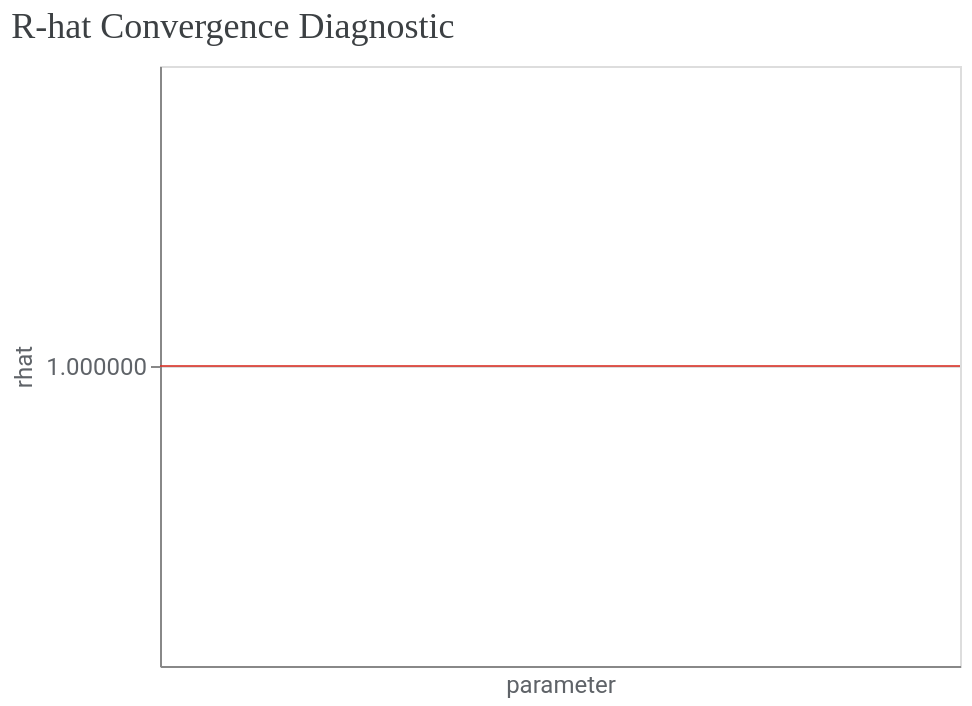

This figure's notebook cell:
### Code cell
model_diagnostics = visualizer.ModelDiagnostics(mmm)
model_diagnostics.plot_rhat_boxplot()

### Figure 1 — Vega-Lite specification as saved in the notebook (floating-point values rounded to 4 significant figures)
{"config": {"view": {"continuousWidth": 300, "continuousHeight": 300}, "axis": {"labelColor": "#5F6368", "labelFont": "Roboto", "labelFontSize": 12, "titleColor": "#5F6368", "titleFont": "Roboto", "titleFontSize": 12, "titleFontWeight": "normal"}}, "layer": [{"data": {"name": "data-4f53cda18c2baa0c0354bb5f9a3ecbe5"}, "mark": {"type": "boxplot", "median": {"color": "#8AB4F8"}, "outliers": {"filled": true}}, "encoding": {"x": {"axis": {"labelAngle": -45}, "field": "parameter", "type": "nominal"}, "y": {"field": "rhat", "scale": {"zero": false}, "type": "quantitative"}}}, {"data": {"name": "empty"}, "mark": {"type": "rule", "color": "#D93025", "opacity": 0.8}, "encoding": {"y": {"datum": 1}}}], "title": {"text": "R-hat Convergence Diagnostic", "anchor": "start", "color": "#3C4043", "font": "Google Sans Display", "fontSize": 18, "fontWeight": "normal", "offset": 10}, "width": 400, "$schema": "https://vega.github.io/schema/vega-lite/v6.4.1.json", "datasets": {"data-4f53cda18c2baa0c0354bb5f9a3ecbe5": [], "empty": [{}]}}
